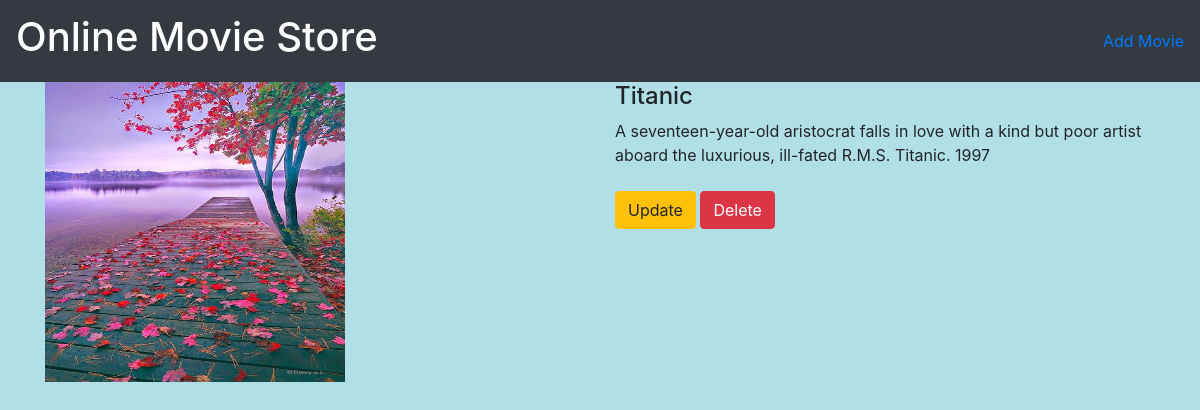
The app's page /movie/2/ with its own data.
### movieapp/models.py (models this page shows, shortened)
class Movie(models.Model):
    name=models.CharField(max_length=250)
    desc=models.TextField()
    year=models.IntegerField()
    img=models.ImageField(upload_to='gellery')

### movieapp/views.py (the view)
# urls.py: path('movie/<int:movie_id>/',views.details,name='details'),
def details(request,movie_id):
    movie=Movie.objects.get(id=movie_id)
    return render(request,'details.html',{'movie':movie})

### templates/details.html
{% extends 'base.html' %}
{% block body %}
<div class="container">
        <div class="row">
                <div class="col-md-6">
                        <img src="{{movie.img.url}}" width="300" height="300">
                </div>
                <div class="col-md-6">
                        <h4> {{movie.name}}</h4>
                        </h6>{{movie.desc}}
                        {{movie.year}}</h6>
                        <br><br>
                        <a class="btn btn-warning" href="{% url 'movieapp:update' movie.id%}">Update</a>
                        <a class="btn btn-danger" href="{% url 'movieapp:delete' movie.id%}">Delete</a>
                </div>
        </div>
</div>
{% endblock %}

### static/styles.css (style rules this page uses)
body { background-color: powderblue; }

### records on screen
Movie: img (picture), name "Titanic", desc "A seventeen-year-old aristocrat falls in love with a kind but poor artist aboard the luxurious, ill-fated R.M.S. Titanic.", year "1997"
